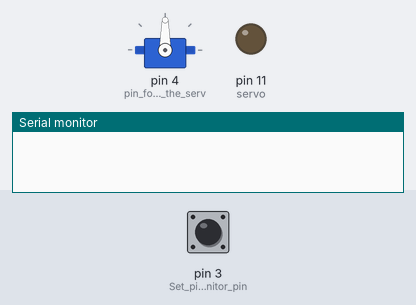
Recording of a sketch running on a simulated Arduino Uno, built with avr-gcc and run on an emulated ATmega328P. Parts: servo, output pins drawn as LEDs (lit = HIGH), the last lines printed to the serial monitor. The test bench sets the inputs (shaded band); at power-on: pin 3 (Set_pin_3_as_monitor_pin) LOW.

Above: at 0.1 s.
At 1.1 s:
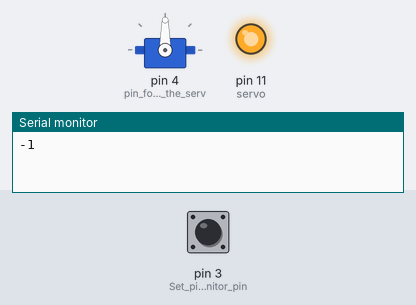
Timing chart, 0 to 2.6 s (numbered marks = the images above):
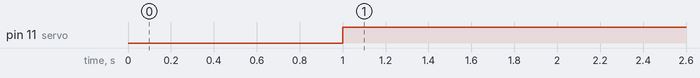

The sketch:

ultraLidar.ino
```cpp
#include <Servo.h>

Servo myservo;  // create servo object to control a servo

int lidar(void);
void initPorts(void);
void servo(uint8_t);

int pos = 0;    // variable to store the servo position

void setup()
{
  Serial.begin(9600);
  initPorts();  //initializes ports
  pinMode(11, OUTPUT);
}

void loop()
{
  servo(4);

}

int lidar()
{
  uint16_t pulseWidth = 0;
  pulseWidth = pulseIn(3, HIGH); // Count how long the pulse is high in microseconds

  // If we get a reading that isn't zero, let's print it
  if(pulseWidth != 0)
  {
    pulseWidth = pulseWidth / 10.00; // 10usec = 1 cm of distance
    pulseWidth -=6.00;  //removes error
    pulseWidth = pulseWidth/2.54;  //converts cm to inches


    //Serial.print("Lidar: ");
    //Serial.print(pulseWidth); // Print the distance
    //Serial.println(" in.  ");
    return pulseWidth;
  }
  else
  {
    return -1;
  }
}

void initPorts()
{

  pinMode(3, INPUT); // Set pin 3 as monitor pin
  pinMode(4, OUTPUT);  //pin for rotating the servo
}

void servo(uint8_t pin)
{
  pinMode(11, OUTPUT);
  myservo.attach(pin);  // attaches the servo on pin # to the servo object
  int closestDist = 30000;  //closest distance in inches

  for(pos = 65; pos < 155; pos += 5)  // goes from 0 degrees to 180 degrees
  {                                  // in steps of 1 degree
    int curDist = lidar();
    Serial.println(curDist);
    if (curDist < closestDist)
    {
      closestDist = curDist;
    }
    if (closestDist < 24)
    {
      digitalWrite(11, HIGH);
    }
    else
    {
      myservo.write(pos);              // tell servo to go to position in variable 'pos'
      digitalWrite(11, LOW);
    }
    delay(3);
  }
  for(pos = 155; pos>=65; pos-=5)     // goes from 180 degrees to 0 degrees
  {
    int curDist = lidar();
    Serial.println(curDist);
    if (curDist < closestDist)
    {
      closestDist = curDist;
    }
    if (closestDist < 25)
    {
    }
    else
    {
      myservo.write(pos);              // tell servo to go to position in variable 'pos'
    }
    delay(3);
  }
}
```

Measured:
- by itself, pin 11 (servo): LOW → HIGH at 1.0 s
